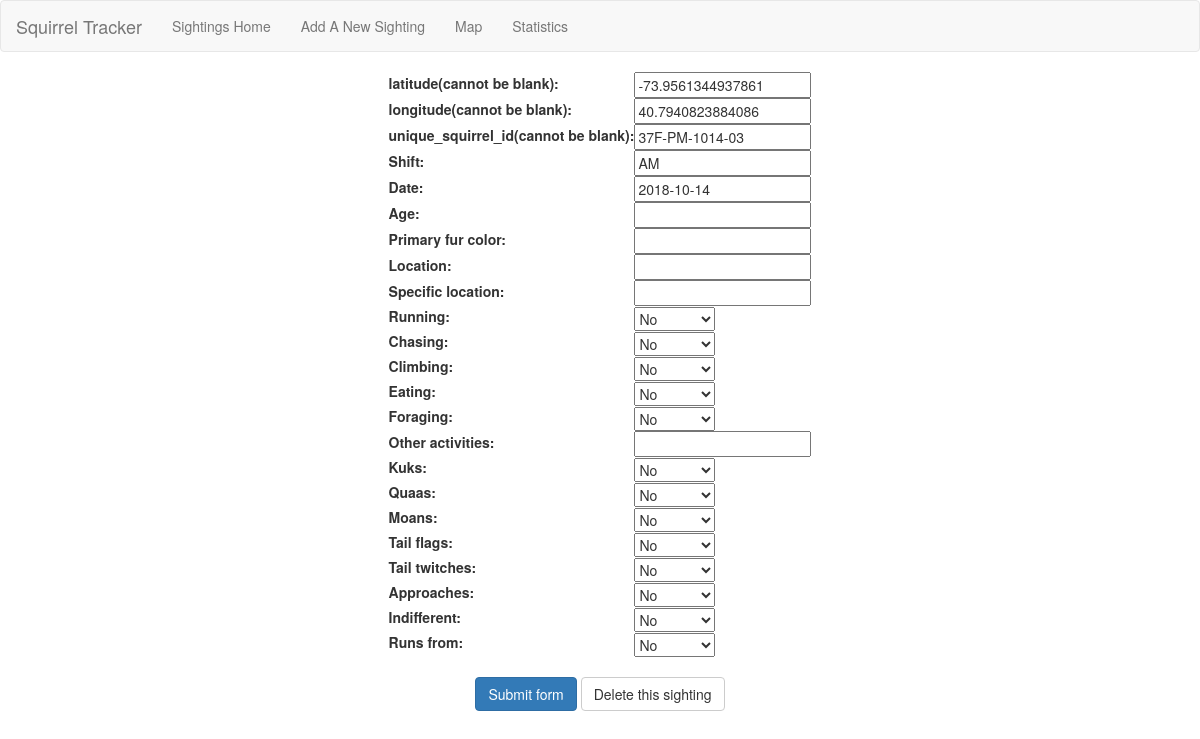
/sightings/37F-PM-1014-03/, run on an earlier commit of the app's database.
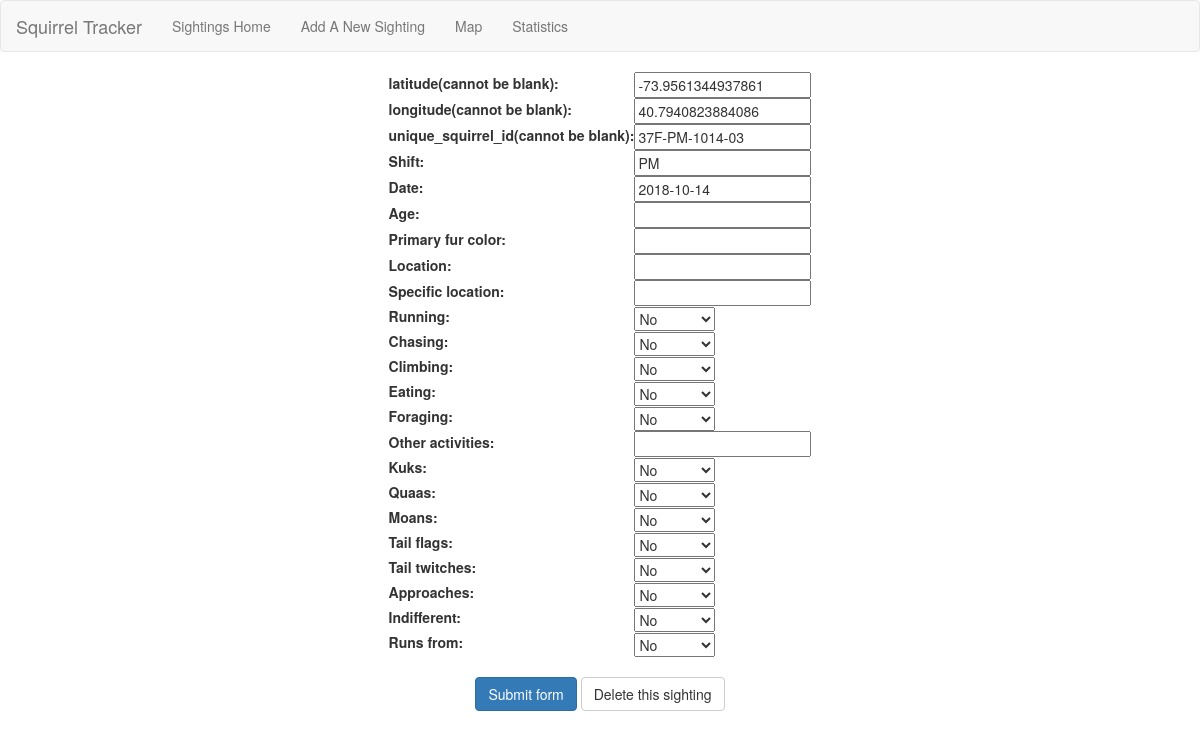
And on a later commit of the database.
### map/models.py (models this page shows)
class SightingsSquirrelData(models.Model):
    latitude = models.FloatField()
    longitude = models.FloatField()
    unique_squirrel_id = models.CharField(unique=True, max_length=200)
    shift = models.CharField(max_length=200, blank=True, null=True)
    date = models.DateField(blank=True, null=True)
    age = models.CharField(max_length=200, blank=True, null=True)
    primary_fur_color = models.CharField(max_length=200, blank=True, null=True)
    location = models.CharField(max_length=200, blank=True, null=True)
    specific_location = models.CharField(max_length=200, blank=True, null=True)
    running = models.BooleanField(blank=True, null=True)
    chasing = models.BooleanField(blank=True, null=True)
    climbing = models.BooleanField(blank=True, null=True)
    eating = models.BooleanField(blank=True, null=True)
    foraging = models.BooleanField(blank=True, null=True)
    other_activities = models.CharField(max_length=200, blank=True, null=True)
    kuks = models.BooleanField(blank=True, null=True)
    quaas = models.BooleanField(blank=True, null=True)
    moans = models.BooleanField(blank=True, null=True)
    tail_flags = models.BooleanField(blank=True, null=True)
    tail_twitches = models.BooleanField(blank=True, null=True)
    approaches = models.BooleanField(blank=True, null=True)
    indifferent = models.BooleanField(blank=True, null=True)
    runs_from = models.BooleanField(blank=True, null=True)
    class Meta:
        managed = False
        db_table = 'sightings_squirrel_data'

### sightings/views.py (the view)
# urls.py: path('<str:unique_squirrel_id>/', views.edit, name = 'edit'),
def edit(request, unique_squirrel_id):
    edit_sighting = get_object_or_404(squirrel_data, unique_squirrel_id=unique_squirrel_id)
    if request.method == "POST":
        form = squirrelForm(request.POST, instance=edit_sighting)
        if form.is_valid():
            form.save()
            return redirect("/sightings/")
    form = squirrelForm(instance=edit_sighting)
    return render(request, "sightings/edit.html", {"form": form, "unique_squirrel_id":unique_squirrel_id})

### sightings/forms.py
class squirrelForm(forms.ModelForm):
    class Meta:
        model = squirrel_data
        fields = ['latitude',
        'longitude',
        'unique_squirrel_id',
        'shift',
        'date',
        'age',
        'primary_fur_color',
        'location',
        'specific_location',
        'running',
        'chasing',
        'climbing',
        'eating',
        'foraging',
        'other_activities',
        'kuks',
        'quaas',
        'moans',
        'tail_flags',
        'tail_twitches',
        'approaches',
        'indifferent',
        'runs_from']
        labels = {
            "latitude": "latitude(cannot be blank)",
            "longitude": "longitude(cannot be blank)",
            "unique_squirrel_id": "unique_squirrel_id(cannot be blank)"}

### sightings/templates/sightings/edit.html (shortened to what this page needs)
<!DOCTYPE html>
<html lang="en">
  <head>
    <title>Edit a new sighting of squirrel</title></head>
  <link rel="stylesheet" href="https://maxcdn.bootstrapcdn.com/bootstrap/3.4.1/css/bootstrap.min.css">
  <body>
    <nav class="navbar navbar-default ">
      <div class="container-fluid">
        <div class="navbar-header">
          <a class="navbar-brand" href="/sightings">Squirrel Tracker</a></div>
        <ul class="nav navbar-nav ">
          <li>
            <a href="/sightings">Sightings Home</a></li>
          <li>
            <a href="/sightings/add">Add A New Sighting</a></li>
          <li>
            <a href="/map">Map</a></li>
          <li>
            <a href="/sightings/stats">Statistics</a></li>
        </ul>
      </div>
    </nav>
    <form action="" method="post">{% csrf_token %}
      <table align="center">{{ form }}</table>
      <br>
      <center>
        <button class="btn btn-primary" type="submit">Submit form</button>
        <a href="/sightings/{{unique_squirrel_id}}/delete/">
          <button type="button" class="btn btn-default">Delete this sighting</button></a>
      </center>
  </body>
</html>

What changed in the data, as far as the page shows it:
changed SightingsSquirrelData "37F-PM-1014-03": shift "AM" → "PM"
